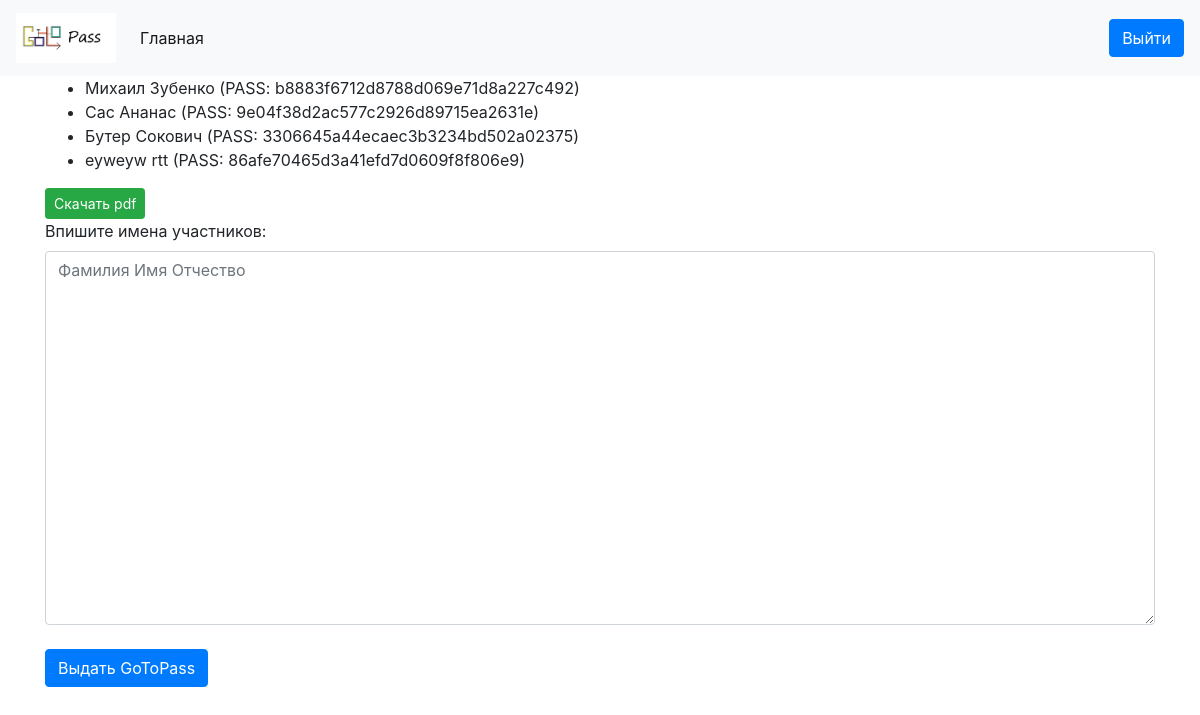
Page / (signed in) on the earlier database version.
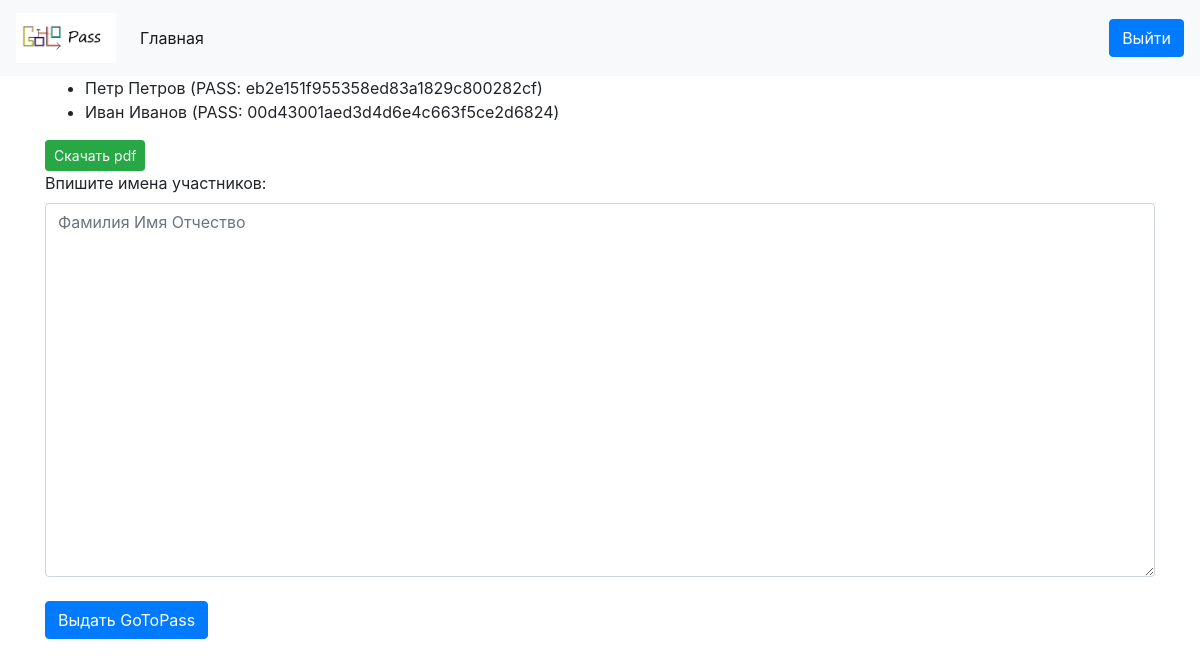
Same page on the later database version.
### Pass/models.py (models this page shows)
class Person(models.Model):
    name = models.TextField()
    surname = models.TextField()
    patronymic = models.TextField()
    tg_id = models.TextField()
    vk_id = models.TextField()
    cours = models.TextField()
    pass_gen = models.TextField()
    home_number = models.TextField()

### Pass/views.py (the view, shortened to what this page needs)
# urls.py: path('', admink)
def admink(request):
    if request.user.is_authenticated:
        if request.method == 'GET':
            students = Person.objects.all()
            return render(request, 'admin.html', {'students': students})
    else:
        return redirect('/login')

### Pass/templates/admin.html (shortened to what this page needs)
{% extends 'base.html' %}
{% block content %}
<div>
<ul>
{% for student in students %}
    <li>{{ student.name }} {{ student.surname }} (PASS: {{ student.pass_gen }})</li>
{% endfor %}
</ul>
</div>
<a href="/pdf" class="btn btn-success btn-sm">Скачать pdf</a>
<div class="form-group">
<form method="post">
<label for textarea>Впишите имена участников:</label>
<textarea placeholder="Фамилия Имя Отчество" class="form-control" name="FirstLastname" rows="15" id="textarea"></textarea><br>
<input type="submit" name="submit" class="btn btn-primary" value="Выдать GoToPass" />
</form>
</div>
{% endblock %}

### Pass/templates/base.html (shortened to what this page needs)
<!DOCTYPE html>
<html>
<head>
    <link rel="stylesheet" href="https://stackpath.bootstrapcdn.com/bootstrap/4.3.1/css/bootstrap.min.css" integrtiy="sha384-ggOyR0iXCbMQv3Xipma34MD+dH/1fQ784/j6cY/iJTQUOhcWr7x9JvoRxT2MZw1T">
</head>
<body>
<nav class="navbar navbar-expand-lg navbar-light bg-light">
   <a class="navbar-brand" href="#">
    <img src="/static/logo.jpg" width="100" height="50" alt="">
  </a>
  <div class="collapse navbar-collapse" id="navbarSupportedContent">
    <ul class="navbar-nav mr-auto">
      <li class="nav-item active">
        <a class="nav-link" href="">Главная<span class="sr-only">(current)</span></a>
      </li>
            </ul>
            <form method="post" action="/logout">
      <input type="submit" name="LogOut" class="btn btn-primary" value="Выйти">
        </form>
      </div>
      </nav>
      <div class="container">
  {% block content %}
  {% endblock %}
</div>
</body>
</body>
</html>

Differences in the rows shown:
removed Person: name "Михаил", surname "Зубенко", pass_gen "b8883f6712d8788d069e71d8a227c492"
removed Person: name "Сас", surname "Ананас", pass_gen "9e04f38d2ac577c2926d89715ea2631e"
removed Person: name "Бутер", surname "Сокович", pass_gen "3306645a44ecaec3b3234bd502a02375"
removed Person: name "eyweyw", surname "rtt", pass_gen "86afe70465d3a41efd7d0609f8f806e9"
added Person: name "Петр", surname "Петров", pass_gen "eb2e151f955358ed83a1829c800282cf"
added Person: name "Иван", surname "Иванов", pass_gen "00d43001aed3d4d6e4c663f5ce2d6824"
